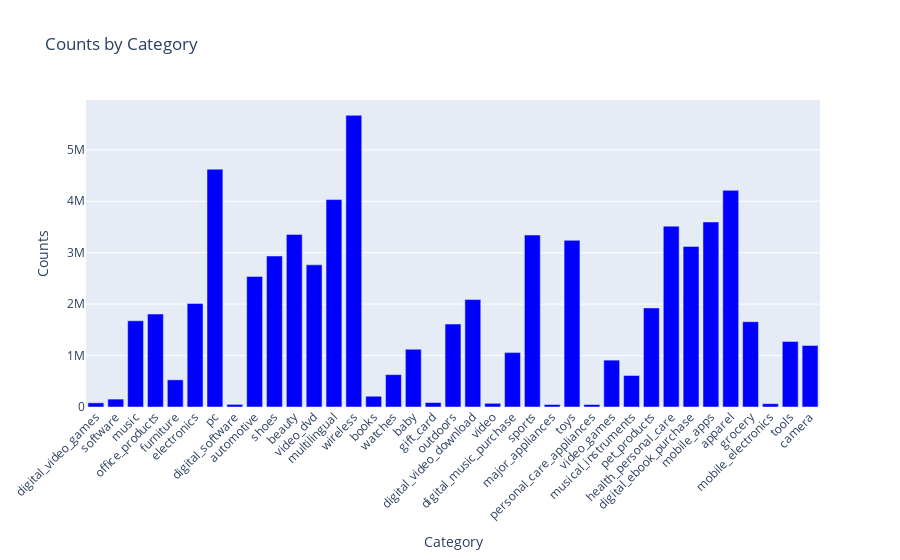

Source (notebook cell):
### Code cell
fig = px.bar(
    df_rows_per_category_after_cleaning,
    x="category",
    y="count",
    title="Counts by Category",
)

fig.update_traces(marker_color="blue")
fig.update_layout(showlegend=False)
fig.update_xaxes(title_text="Category", tickangle=-45)
fig.update_yaxes(title_text="Counts")


# Display the histogram
fig.show()

### Figure 1 — Plotly figure (JSON) as saved in the notebook; plotly's stock layout.template omitted (floating-point values rounded to 4 significant figures)
{"data": [{"alignmentgroup": "True", "hovertemplate": "category=%{x}<br>count=%{y}<extra></extra>", "legendgroup": "", "marker": {"color": "blue", "pattern": {"shape": ""}}, "name": "", "offsetgroup": "", "orientation": "v", "showlegend": false, "textposition": "auto", "type": "bar", "x": ["digital_video_games", "software", "music", "office_products", "furniture", "electronics", "pc", "digital_software", "automotive", "shoes", "beauty", "video_dvd", "multilingual", "wireless", "books", "watches", "baby", "gift_card", "outdoors", "digital_video_download", "video", "digital_music_purchase", "sports", "major_appliances", "toys", "personal_care_appliances", "video_games", "musical_instruments", "pet_products", "health_personal_care", "digital_ebook_purchase", "mobile_apps", "apparel", "grocery", "mobile_electronics", "tools", "camera"], "xaxis": "x", "y": [81099, 153537, 1677264, 1807598, 528316, 2014714, 4624101, 50963, 2537436, 2936175, 3356403, 2765127, 4033028, 5671045, 209179, 629148, 1123022, 86524, 1613236, 2088923, 71918, 1057557, 3344374, 48745, 3240882, 48648, 911382, 612850, 1926377, 3517056, 3122403, 3598431, 4212567, 1658215, 64774, 1274579, 1195962], "yaxis": "y"}], "layout": {"barmode": "relative", "legend": {"tracegroupgap": 0}, "showlegend": false, "title": {"text": "Counts by Category"}, "xaxis": {"anchor": "y", "domain": [0, 1], "tickangle": -45, "title": {"text": "Category"}}, "yaxis": {"anchor": "x", "domain": [0, 1], "title": {"text": "Counts"}}}}
